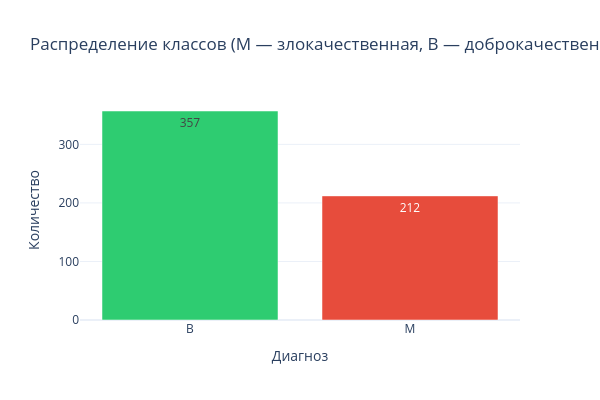

Notebook code cell kept with this figure:
### Markdown cell above
M — Malignant, то есть злокачественная опухоль.
B — Benign, то есть доброкачественная опухоль.

### Столбчатая диаграмма классов

### Code cell
class_counts = df['diagnosis'].value_counts()
fig = go.Figure(go.Bar(
    x=class_counts.index,
    y=class_counts.values,
    marker_color=['#2ecc71', '#e74c3c'],
    text=class_counts.values,
    textposition='auto'
))
fig.update_layout(
    title='Распределение классов (M — злокачественная, B — доброкачественная)',
    xaxis_title='Диагноз',
    yaxis_title='Количество',
    template='plotly_white',
    width=600, height=400
)
fig.show()

### Figure 1 — Plotly figure (JSON) as saved in the notebook; plotly's stock layout.template omitted (floating-point values rounded to 4 significant figures)
{"data": [{"marker": {"color": ["#2ecc71", "#e74c3c"]}, "text": [357.0, 212.0], "textposition": "auto", "type": "bar", "x": ["B", "M"], "y": [357, 212]}], "layout": {"height": 400, "title": {"text": "Распределение классов (M — злокачественная, B — доброкачественная)"}, "width": 600, "xaxis": {"title": {"text": "Диагноз"}}, "yaxis": {"title": {"text": "Количество"}}}}
